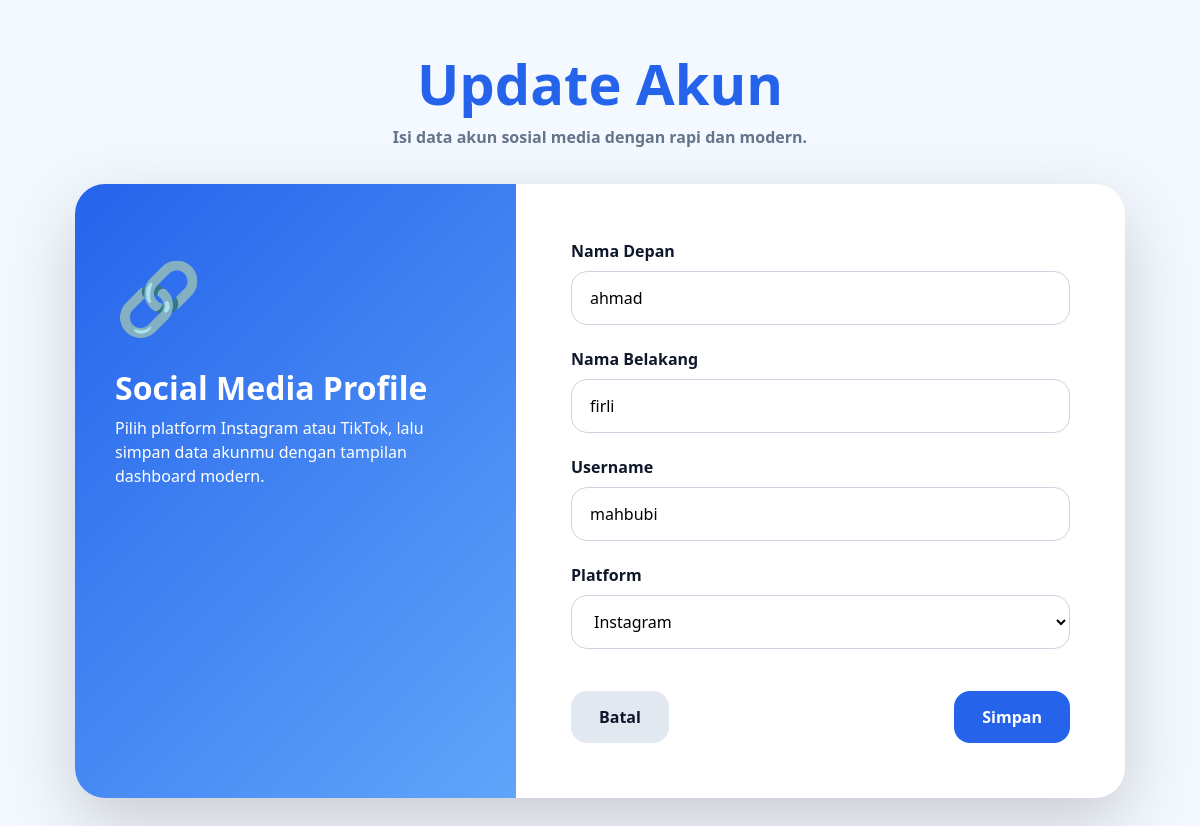
The page /sosmed/update/2/ on the database its author committed.
### sosmed/models.py (models this page shows, shortened)
class Instagram(models.Model):
    PLATFORM_CHOICES = [
        ('instagram', 'Instagram'),
        ('tiktok', 'TikTok'),
    ]
    nama_depan = models.CharField(max_length=100)
    nama_belakang = models.CharField(max_length=100)
    username = models.CharField(max_length=100)
    platform = models.CharField(
        max_length=20,
        choices=PLATFORM_CHOICES,
        default='instagram'
    )

### sosmed/views.py (the view)
# urls.py: path('update/<int:update_id>/', views.update, name='update'),
def update(request, update_id):
    akun_update = Instagram.objects.get(id=update_id)
    akun_form = InstagramForm(
        request.POST or None,
        instance=akun_update
    )
    if request.method == 'POST':
        if akun_form.is_valid():
            akun_form.save()
            messages.success(request, '✏️ Data berhasil diupdate')
            return redirect('sosmed:list')
    context = {
        "page_title": "Update Akun",
        "akun_form": akun_form,
    }
    return render(request, 'sosmed/create.html', context)

### sosmed/forms.py
class InstagramForm(forms.ModelForm):
    class Meta:
        model = Instagram
        fields = [
            'nama_depan',
            'nama_belakang',
            'username',
            'platform',
        ]
        widgets = {
            'nama_depan': forms.TextInput(attrs={
                'placeholder': 'Masukkan nama depan'
            }),
            'nama_belakang': forms.TextInput(attrs={
                'placeholder': 'Masukkan nama belakang'
            }),
            'username': forms.TextInput(attrs={
                'placeholder': 'Masukkan username'
            }),
            'platform': forms.Select(attrs={
                'class': 'platform-select'
            }),
        }

### sosmed/templates/sosmed/create.html (shortened to what this page needs)
{% extends "base.html" %}
{% block contents %}
<div class="form-page">
  <div class="form-hero">
    <h1>{{ page_title }}</h1>
    <p>Isi data akun sosial media dengan rapi dan modern.</p>
  </div>
  <div class="form-wrapper">
    <div class="form-left">
      <div class="big-icon">🔗</div>
      <h2>Social Media Profile</h2>
      <p>
        Pilih platform Instagram atau TikTok, lalu simpan data akunmu dengan tampilan dashboard modern.
      </p>
    </div>
    <div class="form-right">
      <form method="POST">
        <label>Nama Depan</label>
        {{ akun_form.nama_depan }}
        <label>Nama Belakang</label>
        {{ akun_form.nama_belakang }}
        <label>Username</label>
        {{ akun_form.username }}
        <label>Platform</label>
        {{ akun_form.platform }}
        <div class="form-actions">
          <a href="{% url 'sosmed:list' %}" class="cancel-btn">
            Batal
          </a>
          <button type="submit" class="save-btn">
            Simpan
          </button>
        </div>
      </form>
    </div>
  </div>
</div>
{% endblock contents %}

### templates/base.html (style rules this page uses)
* { font-family: "Segoe UI", Arial, sans-serif; box-sizing: border-box; }
body { min-height: 100vh; margin: 0; background: #f4f8ff; color: #0f172a; transition: .3s; }
.form-page { min-height: 100vh; padding: 50px 20px; }
.form-hero { text-align: center; margin-bottom: 35px; }
.form-hero h1 { font-size: 56px; font-weight: 900; color: #2563eb; }
.form-hero p { color: #64748b; font-weight: 700; }
.form-wrapper { max-width: 1050px; margin: auto; display: grid; grid-template-columns: 42% 58%; background: white; border-radius: 30px; overflow: hidden; box-shadow: 0 25px 70px rgba(0,0,0,.18); }
.form-left { padding: 60px 40px; color: white; background: linear-gradient(135deg, #2563eb, #60a5fa); }
.big-icon { font-size: 70px; margin-bottom: 20px; }
.form-left h2 { font-weight: 900; }
.form-right { padding: 55px; }
.form-right label { display: block; font-weight: 900; margin-bottom: 8px; color: #0f172a; }
.form-right input, .form-right select, .platform-select { width: 100%; border: 1px solid #cbd5e1; padding: 14px 18px; border-radius: 16px; margin-bottom: 22px; outline: none; background: white; }
.form-actions { display: flex; justify-content: space-between; margin-top: 20px; }
.cancel-btn, .save-btn { border: none; text-decoration: none; padding: 14px 28px; border-radius: 16px; font-weight: 900; }
.cancel-btn { background: #e2e8f0; color: #0f172a; }
.save-btn { background: #2563eb; color: white; }

### rows shown on the page
Instagram: nama_depan "ahmad", nama_belakang "firli", username "mahbubi", platform "Instagram"

### other values the page prints
{{ page_title }} "Update Akun"
